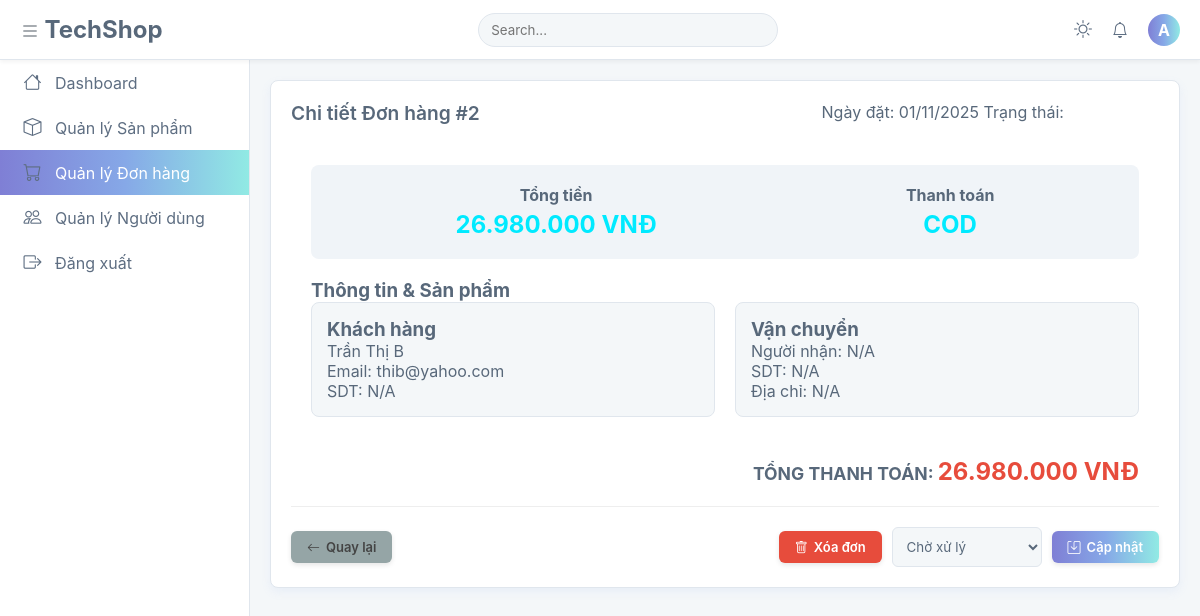
/public/admin/edit_orders.php?id=2 (signed in), run on the app's committed database.
### tables this page shows
CREATE TABLE `don_hang` (
  `id` int(11) NOT NULL AUTO_INCREMENT,
  `id_khach_hang` int(11) NOT NULL,
  `tong_tien` decimal(10,2) NOT NULL,
  `phuong_thuc_thanh_toan` varchar(50) NOT NULL,
  `trang_thai_don` enum('cho_xac_nhan','da_xac_nhan','dang_giao','da_giao','huy') NOT NULL DEFAULT 'cho_xac_nhan',
  `ngay_dat_hang` datetime NOT NULL DEFAULT current_timestamp(),
  `id_dia_chi` int(11) NOT NULL COMMENT 'Khóa ngoại tới dia_chi',
  PRIMARY KEY (`id`),
  KEY `id_khach_hang` (`id_khach_hang`),
  KEY `fk_order_address` (`id_dia_chi`),
  CONSTRAINT `don_hang_ibfk_1` FOREIGN KEY (`id_khach_hang`) REFERENCES `nguoi_dung` (`id`) ON UPDATE CASCADE,
  CONSTRAINT `fk_order_address` FOREIGN KEY (`id_dia_chi`) REFERENCES `dia_chi` (`id`) ON UPDATE CASCADE
);

CREATE TABLE `nguoi_dung` (
  `id` int(11) NOT NULL AUTO_INCREMENT,
  `ho_ten` varchar(100) NOT NULL,
  `email` varchar(150) NOT NULL,
  `mat_khau` varchar(255) NOT NULL,
  `vai_tro` enum('khach','admin') NOT NULL DEFAULT 'khach',
  `email_verified` tinyint(1) DEFAULT 0 COMMENT '0: Chưa xác minh, 1: Đã xác minh',
  `email_verified_at` datetime DEFAULT NULL,
  `otp` varchar(6) DEFAULT NULL,
  `otp_expires_at` datetime DEFAULT NULL,
  `reset_token` varchar(64) DEFAULT NULL,
  `reset_expires_at` datetime DEFAULT NULL,
  `reset_otp` varchar(6) DEFAULT NULL,
  `reset_otp_expires` datetime DEFAULT NULL,
  `trang_thai` tinyint(1) NOT NULL DEFAULT 1 COMMENT '1: Hoạt động, 0: Bị khóa',
  `ngay_tao` datetime NOT NULL DEFAULT current_timestamp(),
  PRIMARY KEY (`id`),
  UNIQUE KEY `email` (`email`),
  UNIQUE KEY `email_2` (`email`)
);

### app/config/env.php (called while the page is built)
<?php
function env($key, $default = null) {
    static $data;
    if (!$data) {
        $data = [];
        $path = __DIR__ . '/.env';
        if (file_exists($path)) {
            $lines = file($path, FILE_IGNORE_NEW_LINES | FILE_SKIP_EMPTY_LINES);
            foreach ($lines as $line) {
                [$k, $v] = explode('=', $line, 2);
                $data[$k] = $v;
            }
        }
    }
    return $data[$key] ?? $default;
}

### app/config/database.php (called while the page is built, shortened)
<?php
require_once __DIR__ . "/env.php";
class Database {
    public $conn;
    public function __construct() {
        $this->conn = new mysqli(
            env("DB_HOST"),
            env("DB_USER"),
            env("DB_PASS"),
            env("DB_NAME")
        );
        $this->conn->set_charset("utf8");
    }
    public function getConnection() {
        return $this->conn;
    }
}

### app/models/OrderModel.php (called while the page is built, shortened)
<?php
require_once __DIR__ . '/../config/database.php';
class OrderModel {
    private $conn;
    public function __construct() {
        $this->conn = (new Database())->getConnection();
    }
    public function getById(int $id): ?array {
        $sql = "
            SELECT
                d.*,
                u.ho_ten AS ten_khach
            FROM don_hang d
            LEFT JOIN nguoi_dung u ON d.id_khach_hang = u.id
            WHERE d.id = ?
        ";
        $stmt = $this->conn->prepare($sql);
        $stmt->bind_param("i", $id);
        $stmt->execute();
        $res = $stmt->get_result()->fetch_assoc();
        return $res ?: null;
    }
}

### app/models/UserModel.php (called while the page is built, shortened)
<?php
require_once __DIR__ . '/../config/database.php';
class UserModel {
    private $conn;
    public function __construct() {
        $this->conn = (new Database())->getConnection();
    }
    public function getById($id) {
        $stmt = $this->conn->prepare("SELECT * FROM nguoi_dung WHERE id = ?");
        $stmt->bind_param("i", $id);
        $stmt->execute();
        return $stmt->get_result()->fetch_assoc();
    }
}

### public/admin/edit_orders.php (the view, shortened to what this page needs)
<?php
require_once __DIR__ . '/../../app/models/OrderModel.php';
require_once __DIR__ . '/../../app/models/UserModel.php';
$orderId = $_GET['id'] ?? null;
$orderModel = new OrderModel();
$order = $orderModel->getById((int)$orderId);
$userModel = new UserModel();
$customer = $userModel->getById($order['id_khach_hang']);
?>
<!DOCTYPE html>
<html lang="vi">
<head>
    <link rel="stylesheet" href="../assets/css/cssAdmin/admin_style.css">
    <link rel="stylesheet" href="https://cdn.jsdelivr.net/npm/bootstrap-icons@1.11.1/font/bootstrap-icons.css">
</head>
<body>
<div class="app-wrapper">
    <?php
    include __DIR__ . '/../includes/Admin/layout_sidebar.php';
    ?>
    <main class="main-content">
        <div class="card">
            <div class="card-header">
                <h5 class="card-title">Chi tiết Đơn hàng #<?= htmlspecialchars($order['id']) ?></h5>
                <div class="order-header-meta">
                    <span>Ngày đặt: <?= date('d/m/Y', strtotime($order['ngay_dat_hang'])) ?></span>
                    <span>Trạng thái:
                        <span class="status status-<?= htmlspecialchars($order['trang_thai_don']) ?>">
                        </span>
                    </span>
                </div>
            </div>
            <div class="card-body">
                <div class="order-summary-card">
                    <div class="summary-item">
                        <h4>Tổng tiền</h4>
                        <p><?= number_format($order['tong_tien'],0,',','.') ?> VNĐ</p>
                    </div>
                    <div class="summary-item">
                        <h4>Thanh toán</h4>
                        <p><?= htmlspecialchars($order['phuong_thuc_thanh_toan']) ?></p>
                    </div>
                </div>
                <h3 class="sub-section-title">Thông tin & Sản phẩm</h3>
                <div class="info-grid">
                    <div class="info-card">
                        <h3>Khách hàng</h3>
                        <p><?= htmlspecialchars($customer['ho_ten'] ?? 'N/A') ?></p>
                        <p>Email: <?= htmlspecialchars($customer['email'] ?? 'N/A') ?></p>
                        <p>SDT: <?= htmlspecialchars($customer['sdt'] ?? 'N/A') ?></p>
                    </div>
                    <div class="info-card">
                        <h3>Vận chuyển</h3>
                        <p>Người nhận: <?= htmlspecialchars($order['ten_nguoi_nhan'] ?? 'N/A') ?></p>
                        <p>SDT: <?= htmlspecialchars($order['sdt_nguoi_nhan'] ?? 'N/A') ?></p>
                        <p>Địa chỉ: <?= htmlspecialchars($order['dia_chi_giao_hang'] ?? 'N/A') ?></p>
                    </div>
                </div>
                <div class="total-summary">
                    <p><strong>TỔNG THANH TOÁN:
                        <span class="total-amount"><?= number_format($order['tong_tien'],0,',','.') ?> VNĐ</span>
                    </strong></p>
                </div>
            </div>
            <div class="card-footer">
                <a href="orders.php" class="btn btn-secondary">
                    <i class="bi bi-arrow-left"></i> Quay lại
                </a>
                <div class="right-actions">
                    <form action="orders.php" method="POST" onsubmit="return confirm('Bạn có chắc muốn xóa đơn hàng này?');">
                        <button type="submit" class="btn btn-delete">
                            <i class="bi bi-trash"></i> Xóa đơn
                        </button>
                    </form>
                    <form action="orders.php" method="POST" class="update-status-form">
                        <div class="form-group">
                            <select name="trang_thai_don" class="form-control" style="min-width: 150px;">
                                <option value="pending" <?= $order['trang_thai_don']=='pending'?'selected':'' ?>>Chờ xử lý</option>
                            </select>
                        </div>
                        <button type="submit" class="btn btn-primary">
                            <i class="bi bi-save"></i> Cập nhật
                        </button>
                    </form>
                </div>
            </div>
        </div>
    </main>
</div>
</body>
</html>

### public/assets/css/cssAdmin/admin_style.css (style rules this page uses)
:root { --light-gradient: linear-gradient(90deg, #7F7FD5 0%, #86A8E7 50%, #91EAE4 100%); --dark-gradient: linear-gradient(90deg, #00eaff 0%, #7f5eff 100%); --c-neon-cyan: #00eaff; --c-neon-purple: #7f5eff; --c-neon-border: rgba(0, 234, 255, 0.3); --c-white: #ffffff; --c-light-bg: #f4f7f9; --c-light-border: #e0e6ed; --c-light-text: #58687a; --c-light-text-sidebar: #5e6e82; --c-light-text-muted: #6c757d; --c-light-hover: #f0f4f8; --c-dark-bg: #0d1322; --c-dark-surface: #111a2b; --c-dark-text: #e6f7ff; --c-dark-text-sidebar: rgba(230, 247, 255, 0.9); --c-dark-text-muted: rgba(230, 247, 255, 0.7); --c-dark-hover: rgba(0, 234, 255, 0.1); --status-active: #2ecc71; --status-locked: #e74c3c; --status-pending: #f39c12; --status-shipping: #3498db; --sidebar-width: 250px; --sidebar-width-collapsed: 70px; --top-nav-height: 60px; --content-padding: 20px; --border-radius-card: 8px; --border-radius-input: 6px; --border-radius-button: 6px; --transition-speed-normal: 0.3s; --transition-ease: ease; --sidebar-bg: var(--c-white); --top-nav-bg: var(--c-white); --content-bg: var(--c-light-bg); --card-bg: var(--c-white); --sidebar-hover-bg: var(--c-light-hover); --text-color: var(--c-light-text); --text-light: var(--c-light-text-sidebar); --text-muted: var(--c-light-text-muted); --border-color: var(--c-light-border); --primary-color: var(--c-neon-cyan); --gradient-active: var(--light-gradient); --shadow-card: 0 4px 10px rgba(134, 168, 231, 0.1); }
* { box-sizing: border-box; margin: 0; padding: 0; font-family: -apple-system, BlinkMacSystemFont, "Segoe UI", Roboto, sans-serif; }
body { background-color: var(--content-bg); color: var(--text-color); transition: 0.3s; }
a { text-decoration: none; color: inherit; transition: 0.2s; }
.app-wrapper { padding-top: var(--top-nav-height); padding-left: var(--sidebar-width); transition: padding-left 0.3s ease; }
.main-content { padding: var(--content-padding); min-height: calc(100vh - var(--top-nav-height)); }
.card { background: var(--card-bg); border: 1px solid var(--border-color); border-radius: var(--border-radius-card); padding: var(--content-padding); box-shadow: var(--shadow-card); margin-bottom: 20px; }
.card-header { display: flex; justify-content: space-between; align-items: center; margin-bottom: 20px; flex-wrap: wrap; gap: 15px; }
.card-title { font-size: 1.2rem; font-weight: 600; }
.btn { padding: 8px 16px; border: none; border-radius: var(--border-radius-button); cursor: pointer; font-size: 13px; font-weight: 600; display: inline-flex; align-items: center; justify-content: center; gap: 6px; color: white; transition: all 0.3s cubic-bezier(0.25, 0.8, 0.25, 1); text-align: center; box-shadow: 0 2px 5px rgba(0,0,0,0.1); text-decoration: none; }
.btn-primary { background: var(--gradient-active); }
.btn-secondary { background: #95a5a6; color: #444; }
.btn-delete, .btn-lock { background: #e74c3c; color: #fff; }
.form-group { margin-bottom: 20px; }
.form-control { width: 100%; padding: 10px; border: 1px solid var(--border-color); background: var(--content-bg); color: var(--text-color); border-radius: var(--border-radius-input); }
.status, .role { padding: 4px 10px; border-radius: 20px; font-size: 12px; font-weight: 600; text-transform: uppercase; color: white; display: inline-block; }
.order-summary-card { display: flex; justify-content: space-around; background: var(--sidebar-hover-bg); padding: 20px; border-radius: 8px; margin-bottom: 20px; text-align: center; }
.summary-item p { font-size: 1.5rem; font-weight: bold; color: var(--primary-color); margin-top: 5px; }
.info-grid { display: grid; grid-template-columns: 1fr 1fr; gap: 20px; margin-bottom: 20px; }
.info-card { background: var(--content-bg); padding: 15px; border-radius: 8px; border: 1px solid var(--border-color); }
.total-summary { text-align: right; font-size: 1.1rem; margin-top: 20px; }
.total-summary .total-amount { color: #e74c3c; font-size: 1.5rem; font-weight: bold; }
.card-body { padding: var(--content-padding); min-height: 150px; display: flex; flex-direction: column; justify-content: space-between; }

### public/admin/edit_orders.php (style rules this page uses)
.card-footer { display:flex; justify-content:space-between; align-items:center; padding-top:20px; border-top:1px solid #eee; }
.right-actions { display:flex; gap:10px; align-items:center; }
.update-status-form { display:flex; align-items:center; gap:10px; margin:0; }
.update-status-form .form-group { margin-bottom:0; }
.status { font-weight:bold; }

### data on the page
don_hang: id "2", ngay_dat_hang "01/11/2025", tong_tien "26.980.000", phuong_thuc_thanh_toan "COD"
nguoi_dung: ho_ten "Trần Thị B", email "thib@yahoo.com"

### other printed values
substr($_SESSION['user']['name'], 0, 1) "A"
$customer['sdt'] "N/A"
$order['ten_nguoi_nhan'] "N/A"
$order['sdt_nguoi_nhan'] "N/A"
$order['dia_chi_giao_hang'] "N/A"
